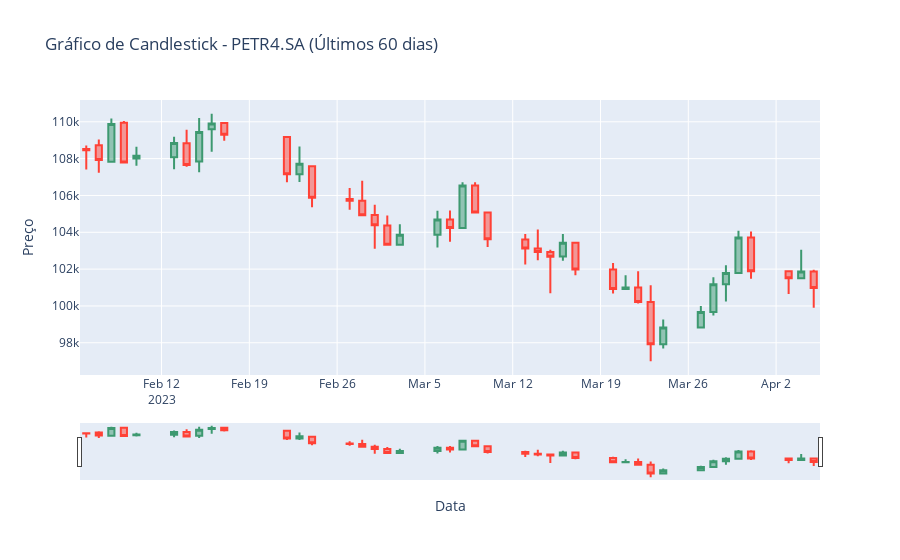

The notebook cell saved with this chart:
### Markdown cell above
#### 3. Gráfico de *candlestick*
1. Selecione o período dos últimos 60 dias (corridos) para um dos ativos da sua base
2. Monte um gráfico de *candlestick* para esses dados.

### Code cell
# Filtrando os dados dos últimos 60 dias para o ativo PETR4.SA
dados_petr4 = dados_por_ativo['PETR4.SA'].copy()
dados_petr4['Date'] = pd.to_datetime(dados_petr4['Date'])
dados_petr4_60_dias = dados_petr4[dados_petr4['Date'] >= (dados_petr4['Date'].max() - pd.Timedelta(days=60))]

# Criando o gráfico de candlestick
fig_candlestick = go.Figure(data=[go.Candlestick(x=dados_petr4_60_dias['Date'],
                                                 open=dados_petr4_60_dias['Open'],
                                                 high=dados_petr4_60_dias['High'],
                                                 low=dados_petr4_60_dias['Low'],
                                                 close=dados_petr4_60_dias['Close'],
                                                 name='PETR4.SA')])

# Configurando o layout do gráfico
fig_candlestick.update_layout(title='Gráfico de Candlestick - PETR4.SA (Últimos 60 dias)',
                              xaxis_title='Data',
                              yaxis_title='Preço',
                              legend_title='Ativo')
fig_candlestick.show()

### Figure 1 — Plotly figure (JSON) as saved in the notebook; plotly's stock layout.template omitted (floating-point values rounded to 4 significant figures)
{"data": [{"close": [108456, 107920, 109882, 107783, 108150, 108846, 107659, 109442, 109905, 109303, 107152, 107720, 105873, 105711, 104932, 104385, 103326, 103866, 104700, 104228, 106540, 105071, 103618, 103121, 102932, 102675, 103435, 101982, 100923, 100998, 100221, 97926, 98829, 99670, 101185, 101793, 103713, 101882, 101506, 101869, 100978], "high": [108710, 109037, 110175, 110046, 108647, 109193, 109564, 110210, 110437, 109941, 109174, 108663, 107611, 106402, 106794, 105497, 104912, 104440, 105171, 105179, 106721, 106724, 105071, 103907, 104153, 103048, 103911, 103434, 102328, 101670, 101888, 101126, 99258, 99997, 101559, 102213, 104085, 104041, 101916, 103056, 101960], "low": [107416, 107234, 107830, 107781, 107620, 107420, 107557, 107267, 108378, 108968, 106720, 106731, 105360, 105227, 104932, 103105, 103321, 103323, 103170, 103480, 104228, 105053, 103201, 102255, 102482, 100692, 102455, 101664, 100679, 100923, 100129, 96997, 97688, 98833, 99488, 100248, 101796, 101476, 100651, 101505, 99898], "name": "PETR4.SA", "open": [108518, 108727, 107832, 109952, 108002, 108074, 108839, 107849, 109599, 109941, 109174, 107152, 107582, 105807, 105706, 104933, 104375, 103326, 103865, 104700, 104228, 106540, 105071, 103608, 103121, 102930, 102683, 103434, 101982, 100923, 100998, 100221, 97926, 98833, 99672, 101185, 101796, 103714, 101883, 101505, 101869], "type": "candlestick", "x": ["2023-02-06T00:00:00", "2023-02-07T00:00:00", "2023-02-08T00:00:00", "2023-02-09T00:00:00", "2023-02-10T00:00:00", "2023-02-13T00:00:00", "2023-02-14T00:00:00", "2023-02-15T00:00:00", "2023-02-16T00:00:00", "2023-02-17T00:00:00", "2023-02-22T00:00:00", "2023-02-23T00:00:00", "2023-02-24T00:00:00", "2023-02-27T00:00:00", "2023-02-28T00:00:00", "2023-03-01T00:00:00", "2023-03-02T00:00:00", "2023-03-03T00:00:00", "2023-03-06T00:00:00", "2023-03-07T00:00:00", "2023-03-08T00:00:00", "2023-03-09T00:00:00", "2023-03-10T00:00:00", "2023-03-13T00:00:00", "2023-03-14T00:00:00", "2023-03-15T00:00:00", "2023-03-16T00:00:00", "2023-03-17T00:00:00", "2023-03-20T00:00:00", "2023-03-21T00:00:00", "2023-03-22T00:00:00", "2023-03-23T00:00:00", "2023-03-24T00:00:00", "2023-03-27T00:00:00", "2023-03-28T00:00:00", "2023-03-29T00:00:00", "2023-03-30T00:00:00", "2023-03-31T00:00:00", "2023-04-03T00:00:00", "2023-04-04T00:00:00", "2023-04-05T00:00:00"]}], "layout": {"autosize": true, "legend": {"title": {"text": "Ativo"}}, "title": {"text": "Gráfico de Candlestick - PETR4.SA (Últimos 60 dias)"}, "xaxis": {"autorange": true, "range": ["2023-02-05 12:00", "2023-04-05 12:00"], "rangeslider": {"autorange": true, "range": ["2023-02-05 12:00", "2023-04-05 12:00"], "yaxis": {"_template": null, "rangemode": "match"}}, "title": {"text": "Data"}, "type": "date"}, "yaxis": {"autorange": true, "range": [96250.0, 111200.0], "title": {"text": "Preço"}}}}
